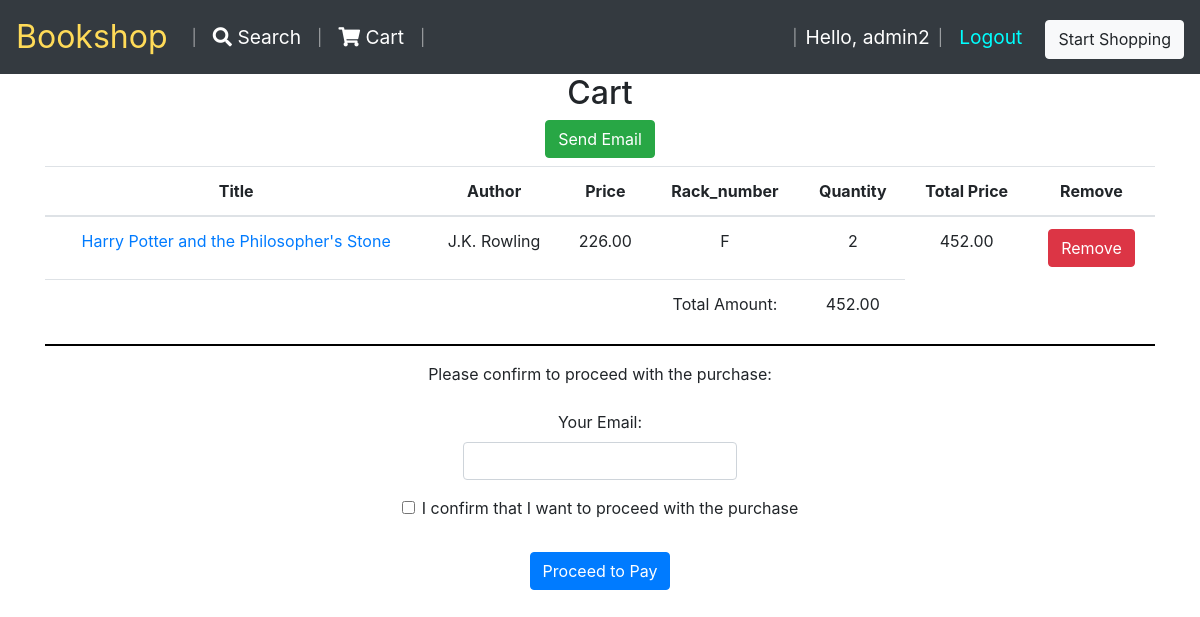
/cart/ (signed in), run on the app's committed database.
### bookstore/models.py (models this page shows, shortened)
class Cart(models.Model):
    user = models.ForeignKey(User, on_delete=models.CASCADE)
    book = models.ForeignKey(Book, on_delete=models.CASCADE)
    quantity = models.IntegerField()
    revenue= models.DecimalField(max_digits=8, decimal_places=2,default=0)

class Book(models.Model):
    title= models.CharField(max_length=100)
    author= models.CharField(max_length=50)
    publisher= models.CharField(max_length=50)
    price= models.DecimalField(max_digits=8, decimal_places=2)
    isbn= models.CharField(max_length=13,unique=True)
    image= models.ImageField(upload_to='static/images',default='static/images/book.png')
    genre= models.CharField(max_length=50,default="")
    desc= models.CharField(max_length=1000,default="")

class Inventory(models.Model):
    book = models.OneToOneField(Book, on_delete=models.CASCADE)
    stock = models.IntegerField(default=0)
    rack_number = models.CharField(max_length=1)

### bookstore/views.py (the view)
# urls.py: path("cart/", views.cart, name="cart"),
@login_required
def cart(request):
    carts = Cart.objects.filter(user=request.user)
    total_price = sum(cart.book.price * cart.quantity for cart in carts)
    context = {
        'cart': carts,
        'total_price': total_price
    }
    return render(request, 'cart.html', context)

### templates/cart.html (shortened to what this page needs)
{% extends "base.html" %}
{% block content %}
<div class="container text-center">
    <h2>Cart</h2>
    {% if cart %}
        <div class="container mb-2">
            <form method="post" action="{% url 'send_email' %}">
                <button type="submit" class="btn btn-success">Send Email</button>
            </form>
        </div>
        <table class="table">
            <thead>
                <tr>
                    <th>Title</th>
                    <th>Author</th>
                    <th>Price</th>
                    <th>Rack_number</th>
                    <th>Quantity</th>
                    <th>Total Price</th>
                    <th>Remove</th>
                </tr>
            </thead>
            <tbody>
                {% for item in cart %}
                    <tr>
                        <td><a href="{% url 'book_details' item.book.id %}">{{ item.book.title }}</a></td>
                        <td>{{ item.book.author }}</td>
                        <td>{{ item.book.price }}</td>
                        <td>{{ item.book.inventory.rack_number}}</td>
                        <td>{{ item.quantity }}</td>
                        <td>{{ item.revenue }}</td>
                        <td>
                            <form method="post" action="{% url 'remove_from_cart' item.id %}">
                                <button type="submit" class="btn btn-danger">Remove</button>
                            </form>
                        </td>
                    </tr>
                {% endfor %}
            </tbody>
            <tfoot>
                <tr>
                    <td colspan="3"></td>
                    <td>Total Amount:</td>
                    <td>{{ total_price }}</td>
                </tr>
            </tfoot>
        </table>
        <hr style="border: 1px solid black;">
        <div class="container" >
        <div class="col-md-6 mx-auto mb-4">
        <div class="container mb-4">
            <p style="color:dark-green;">Please confirm to proceed with the purchase:</p>
        </div>
        <form method="POST" action="{% url 'proceed_to_buy' %}" class="row justify-content-center">
            <div class="form-group">
                <label for="buyer_email">Your Email:</label>
                <input type="email" class="form-control" id="buyer_email" name="buyer_email">
            </div>
            <div class="form-group form-check">
                <input type="checkbox" class="form-check-input" id="confirmation_checkbox" name="confirmation_checkbox">
                <label class="form-check-label" for="confirmation_checkbox">I confirm that I want to proceed with the purchase</label>
            </div>
            <div class="col-md-12 text-center mt-3">
                <button type="submit" class="btn btn-primary">Proceed to Pay</button>
            </div>
        </form>
        </div>
        </div>
    {% else %}
        <p class="text-danger" style="font-size: 130%">Your cart is Empty !!!</p>
    {% endif %}
</div>
{% endblock %}

### templates/base.html (shortened to what this page needs)
<!doctype html>
<html lang="en">
  <head>
    <link rel="stylesheet" href="https://cdn.jsdelivr.net/npm/bootstrap@4.0.0/dist/css/bootstrap.min.css">
    <link href="https://cdnjs.cloudflare.com/ajax/libs/font-awesome/5.15.3/css/all.min.css" rel="stylesheet">
  </head>
  <body>
    <nav class="navbar navbar-expand-lg navbar-dark bg-dark">
        <a class="navbar-brand" href={% url 'logout_index' %} style="font-size:200%; color:#FFDB58;">Bookshop</a>
        <div class="collapse navbar-collapse" id="navbarNav">
            <ul class="navbar-nav">
                <span class="nav-link d-flex align-items-center">|</span>
                <li class="nav-item active">
                    <a class="nav-link" href={% url 'search' %} style="font-size:120%"><i class="fas fa-search"></i>  Search <span class="sr-only">(current)</span></a>
                </li>
                <span class="nav-link d-flex align-items-center">|</span>
                <li class="nav-item active">
                    <a class="nav-link" href={% url 'cart' %} style="font-size:120%"><i class="fas fa-shopping-cart"></i>  Cart <span class="sr-only">(current)</span></a>
                </li>
                <span class="nav-link d-flex align-items-center">|</span>
            </ul>
        </div>
        <div class="ml-auto">
            <ul class="navbar-nav">
                {% if user.is_authenticated %}
                    <span class="nav-link d-flex align-items-center">|</span>
                    <li class="nav-item d-flex align-items-center">
                        <span style="font-size:120%; color:white;">
                                Hello, {{ user.username }}
                        </span>
                    </li>
                {% endif %}
                <span class="nav-link d-flex align-items-center">|</span>
                <li class="nav-item active">
                    {% if user.is_authenticated %}
                        <a class="nav-link" href="{% url 'logout' %}" style="font-size:120%; color:aqua;">Logout</a>
                    {% else %}
                        <a class="nav-link" href="{% url 'login' %}" style="font-size:120%; color:aqua;">Login</a>
                    {% endif %}
                </li>
                <div class="d-flex">
                    <form action="{% url 'start_shopping' %}" method="post" class="d-flex">
                        <button type="submit" class="btn btn-light custom-button" style="margin-left:15px; margin-top:5px;">Start Shopping</button>
                    </form>
                </div>
            </ul>
        </div>
    </nav>
    {% block content %}
    {% endblock %}
  </body>
</html>

### data on the page
Cart: book "Harry Potter and the Philosopher's Stone", book.author "J.K. Rowling", book.price "226.00", book.inventory.rack_number "F", quantity "2", revenue "452.00"

### other printed values
{{ user.username }} "admin2"
{{ total_price }} "452.00"
